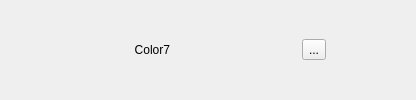
           <widget class="QFrame" name="frame7">
            <property name="frameShape">
             <enum>QFrame::NoFrame</enum>
            </property>
            <property name="frameShadow">
             <enum>QFrame::Plain</enum>
            </property>
            <layout class="QHBoxLayout" name="horizontalLayout_14">
             <property name="leftMargin">
              <number>0</number>
             </property>
             <property name="topMargin">
              <number>0</number>
             </property>
             <property name="rightMargin">
              <number>0</number>
             </property>
             <property name="bottomMargin">
              <number>0</number>
             </property>
             <item>
              <spacer name="horizontalSpacer_51">
               <property name="orientation">
                <enum>Qt::Horizontal</enum>
               </property>
               <property name="sizeHint" stdset="0">
                <size>
                 <width>60</width>
                 <height>20</height>
                </size>
               </property>
              </spacer>
             </item>
             <item>
              <widget class="QLabel" name="labelColor7">
               <property name="minimumSize">
                <size>
                 <width>110</width>
                 <height>0</height>
                </size>
               </property>
               <property name="text">
                <string>Color7</string>
               </property>
               <property name="alignment">
                <set>Qt::AlignRight|Qt::AlignTrailing|Qt::AlignVCenter</set>
               </property>
              </widget>
             </item>
             <item>
              <spacer name="horizontalSpacer_52">
               <property name="orientation">
                <enum>Qt::Horizontal</enum>
               </property>
               <property name="sizeType">
                <enum>QSizePolicy::Minimum</enum>
               </property>
               <property name="sizeHint" stdset="0">
                <size>
                 <width>10</width>
                 <height>20</height>
                </size>
               </property>
              </spacer>
             </item>
             <item>
              <widget class="QWidget" name="widgetColor7" native="true">
               <property name="minimumSize">
                <size>
                 <width>100</width>
                 <height>0</height>
                </size>
               </property>
              </widget>
             </item>
             <item>
              <spacer name="horizontalSpacer_53">
               <property name="orientation">
                <enum>Qt::Horizontal</enum>
               </property>
               <property name="sizeType">
                <enum>QSizePolicy::Minimum</enum>
               </property>
               <property name="sizeHint" stdset="0">
                <size>
                 <width>10</width>
                 <height>20</height>
                </size>
               </property>
              </spacer>
             </item>
             <item>
              <widget class="QToolButton" name="pushColor7">
               <property name="text">
                <string>...</string>
               </property>
              </widget>
             </item>
             <item>
              <spacer name="horizontalSpacer_54">
               <property name="orientation">
                <enum>Qt::Horizontal</enum>
               </property>
               <property name="sizeHint" stdset="0">
                <size>
                 <width>90</width>
                 <height>20</height>
                </size>
               </property>
              </spacer>
             </item>
            </layout>
           </widget>
